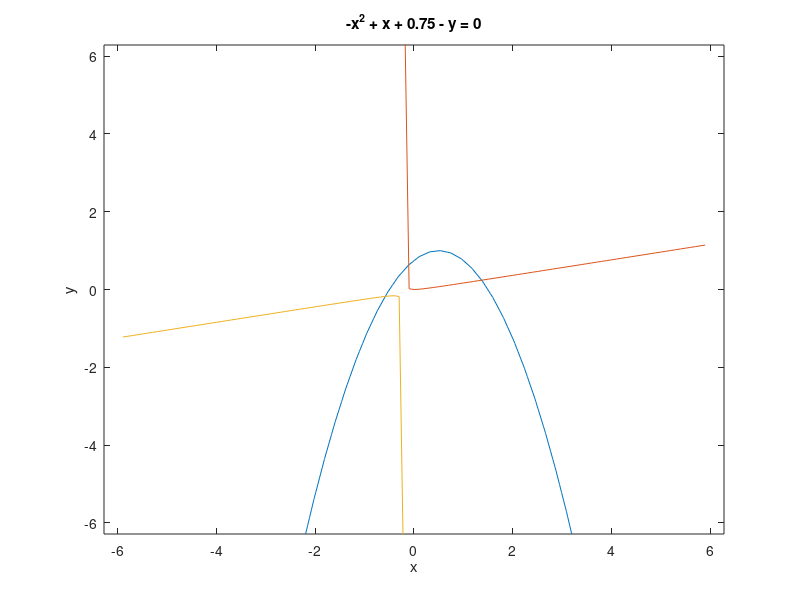

The MATLAB script that drew this image:
%Anthony Reynaldi - C14200078
%Jeremy Dionn     - C14200206
%Wendy Santoso    - C14200036

#persamaan y = ?x2 + x + 0.75
f = @(x,y) -x.^2 + x +0.75 - y;
ezplot(f);

hold on

#persamaan: y + 5xy = x2
tempx = -0.199;
x = [];
y = [];

while(tempx < 6)
  tempy = 1 + 5 * tempx;
  tempy = tempx.^2 / tempy;
  x = [x; tempx];
  y = [y; tempy];
  tempx += 0.1;
end

plot(x, y);

tempx = -0.201;
x = [];
y = [];

while(tempx > -6)
  tempy = 1 + 5 * tempx;
  tempy = tempx.^2 / tempy;
  x = [x; tempx];
  y = [y; tempy];
  tempx -= 0.1;
end

plot(x, y);